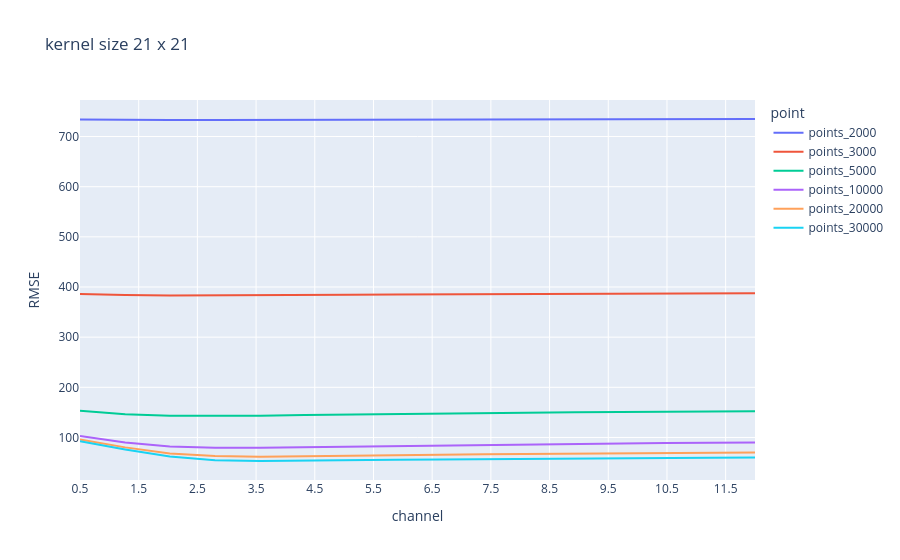

The cell this chart's notebook holds for it:
### Code cell
df1 = pd.DataFrame()
df1['channel'] = channels
df1['RMSE'] = pixel
df1['point'] = points

fig = px.line(df1, x="channel", y="RMSE", color='point', title="kernel size 21 x 21")
fig.update_layout(
    xaxis = dict(
        tickmode = 'linear',
        tick0 = 0.5,
        dtick = 1
    )
)

fig.show()

### Figure 1 — Plotly figure (JSON) as saved in the notebook; plotly's stock layout.template omitted (floating-point values rounded to 4 significant figures)
{"data": [{"hovertemplate": "point=points_2000<br>channel=%{x}<br>RMSE=%{y}<extra></extra>", "legendgroup": "points_2000", "line": {"color": "#636efa", "dash": "solid"}, "marker": {"symbol": "circle"}, "mode": "lines", "name": "points_2000", "orientation": "v", "showlegend": true, "type": "scatter", "x": [0.5, 1.27, 2.03, 2.8, 3.57, 4.33, 5.1, 5.87, 6.63, 7.4, 8.17, 8.93, 9.7, 10.47, 11.23, 12], "xaxis": "x", "y": [734.0, 733.1, 732.9, 733.0, 733.2, 733.4, 733.6, 733.8, 734.0, 734.2, 734.4, 734.5, 734.6, 734.7, 734.8, 734.9], "yaxis": "y"}, {"hovertemplate": "point=points_3000<br>channel=%{x}<br>RMSE=%{y}<extra></extra>", "legendgroup": "points_3000", "line": {"color": "#EF553B", "dash": "solid"}, "marker": {"symbol": "circle"}, "mode": "lines", "name": "points_3000", "orientation": "v", "showlegend": true, "type": "scatter", "x": [0.5, 1.27, 2.03, 2.8, 3.57, 4.33, 5.1, 5.87, 6.63, 7.4, 8.17, 8.93, 9.7, 10.47, 11.23, 12], "xaxis": "x", "y": [386.1, 383.9, 383.2, 383.2, 383.6, 384.1, 384.6, 385.0, 385.5, 385.9, 386.2, 386.5, 386.8, 387.0, 387.3, 387.5], "yaxis": "y"}, {"hovertemplate": "point=points_5000<br>channel=%{x}<br>RMSE=%{y}<extra></extra>", "legendgroup": "points_5000", "line": {"color": "#00cc96", "dash": "solid"}, "marker": {"symbol": "circle"}, "mode": "lines", "name": "points_5000", "orientation": "v", "showlegend": true, "type": "scatter", "x": [0.5, 1.27, 2.03, 2.8, 3.57, 4.33, 5.1, 5.87, 6.63, 7.4, 8.17, 8.93, 9.7, 10.47, 11.23, 12], "xaxis": "x", "y": [153.3, 146.2, 143.3, 142.8, 143.5, 144.6, 145.8, 146.9, 147.9, 148.8, 149.6, 150.3, 151.0, 151.5, 152.0, 152.5], "yaxis": "y"}, {"hovertemplate": "point=points_10000<br>channel=%{x}<br>RMSE=%{y}<extra></extra>", "legendgroup": "points_10000", "line": {"color": "#ab63fa", "dash": "solid"}, "marker": {"symbol": "circle"}, "mode": "lines", "name": "points_10000", "orientation": "v", "showlegend": true, "type": "scatter", "x": [0.5, 1.27, 2.03, 2.8, 3.57, 4.33, 5.1, 5.87, 6.63, 7.4, 8.17, 8.93, 9.7, 10.47, 11.23, 12], "xaxis": "x", "y": [103.1, 90.04, 82.11, 79.41, 79.47, 80.55, 81.94, 83.31, 84.55, 85.65, 86.62, 87.46, 88.2, 88.85, 89.42, 89.93], "yaxis": "y"}, {"hovertemplate": "point=points_20000<br>channel=%{x}<br>RMSE=%{y}<extra></extra>", "legendgroup": "points_20000", "line": {"color": "#FFA15A", "dash": "solid"}, "marker": {"symbol": "circle"}, "mode": "lines", "name": "points_20000", "orientation": "v", "showlegend": true, "type": "scatter", "x": [0.5, 1.27, 2.03, 2.8, 3.57, 4.33, 5.1, 5.87, 6.63, 7.4, 8.17, 8.93, 9.7, 10.47, 11.23, 12], "xaxis": "x", "y": [95.87, 80.25, 68.14, 62.84, 61.81, 62.42, 63.52, 64.66, 65.7, 66.63, 67.43, 68.11, 68.71, 69.22, 69.66, 70.06], "yaxis": "y"}, {"hovertemplate": "point=points_30000<br>channel=%{x}<br>RMSE=%{y}<extra></extra>", "legendgroup": "points_30000", "line": {"color": "#19d3f3", "dash": "solid"}, "marker": {"symbol": "circle"}, "mode": "lines", "name": "points_30000", "orientation": "v", "showlegend": true, "type": "scatter", "x": [0.5, 1.27, 2.03, 2.8, 3.57, 4.33, 5.1, 5.87, 6.63, 7.4, 8.17, 8.93, 9.7, 10.47, 11.23, 12], "xaxis": "x", "y": [92.68, 76.21, 61.86, 54.81, 53.1, 53.43, 54.35, 55.35, 56.26, 57.07, 57.76, 58.34, 58.84, 59.27, 59.63, 59.95], "yaxis": "y"}], "layout": {"legend": {"title": {"text": "point"}, "tracegroupgap": 0}, "title": {"text": "kernel size 21 x 21"}, "xaxis": {"anchor": "y", "domain": [0, 1], "dtick": 1, "tick0": 0.5, "tickmode": "linear", "title": {"text": "channel"}}, "yaxis": {"anchor": "x", "domain": [0, 1], "title": {"text": "RMSE"}}}}
